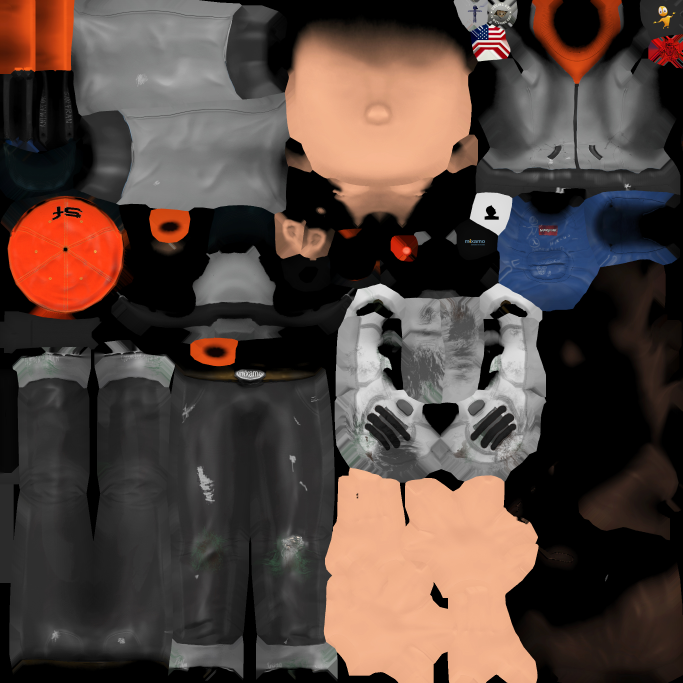
#> input picture Assets/Resources/Actors/Aj/Boy01_diffuse.jpg, 2048 x 2048 px (shown at 1/3 size)
$ python -i extract_glb_textures.py   (imports and definitions only)
#> lines starting #> are read from the running program, lines starting #| are printed output that depends on the picture
#!/usr/bin/env python3
"""Extract GLB images as 1024-square PNGs strictly below 2,000,000 bytes."""

import argparse
import base64
import io
import json
from pathlib import Path
import re
import struct
import sys
import tempfile
from urllib.parse import unquote, unquote_to_bytes, urlsplit
import zipfile

from PIL import Image

SIZE = (1024, 1024)
MAX_BYTES = 2_000_000


def read_glb(path):
    data = path.read_bytes()
    if len(data) < 12:
        raise ValueError("GLB header is truncated")
    magic, version, length = struct.unpack_from("<4sII", data)
    if magic != b"glTF" or version != 2 or length != len(data):
        raise ValueError("Expected a valid GLB 2.0 file with matching length")
    chunks = []
    offset = 12
    while offset < length:
        if offset + 8 > length:
            raise ValueError("Truncated chunk header")
        size, kind = struct.unpack_from("<II", data, offset)
        offset += 8
        if size % 4 or offset + size > length:
            raise ValueError("Invalid chunk length")
        chunks.append((kind, data[offset:offset + size]))
        offset += size
    if not chunks or chunks[0][0] != 0x4E4F534A:
        raise ValueError("Missing first JSON chunk")
    bins = [body for kind, body in chunks if kind == 0x004E4942]
    if len(bins) > 1:
        raise ValueError("Multiple BIN chunks are unsupported")
    return json.loads(chunks[0][1]), bins[0] if bins else b""


# [75 lines left out: functions read_uri, get_item, image_payloads, encode_png, convert, not called in this run]


def export(source, output, archive=None):
    document, binary = read_glb(source)
    if not document.get("images"):
        raise ValueError("GLB contains no images")
    if output.exists():
        raise ValueError(f"Output already exists; choose a new directory: {output}")
    if archive is not None:
        if archive.exists():
            raise ValueError(f"ZIP already exists: {archive}")
        if archive.resolve().is_relative_to(output.resolve()):
            raise ValueError("ZIP path must be outside the output directory")
    output.parent.mkdir(parents=True, exist_ok=True)
    # Finish every conversion before publishing the output directory.
    with tempfile.TemporaryDirectory(prefix=".glb-textures-", dir=output.parent) as temp:
        staging = Path(temp) / "textures"
        staging.mkdir()
        results = []
        for index, name, payload in image_payloads(document, binary, source.parent):
            safe_name = re.sub(r"[^A-Za-z0-9_-]+", "_", str(name)).strip("_")[:80] or "image"
            filename = f"{index:03d}_{safe_name}.png"
            try:
                png, original_size, colors = convert(payload)
            except (OSError, ValueError) as error:
                raise ValueError(f"Image {index} ({name}): {error}. KTX2/BasisU requires prior decoding.") from error
            (staging / filename).write_bytes(png)
            results.append((filename, len(png), original_size, colors))
        staging.rename(output)
    if archive is not None:
        archive.parent.mkdir(parents=True, exist_ok=True)
        with zipfile.ZipFile(archive, "x", compression=zipfile.ZIP_DEFLATED) as zip_file:
            for filename, *_ in results:
                zip_file.write(output / filename, filename)
    return results


# [62 lines left out: functions batch_export, main, not called in this run]


# [2 lines not run here, left out]

>>> import cv2
>>> picture = cv2.imread('../../Assets/Resources/Actors/Aj/Boy01_diffuse.jpg', cv2.IMREAD_GRAYSCALE)
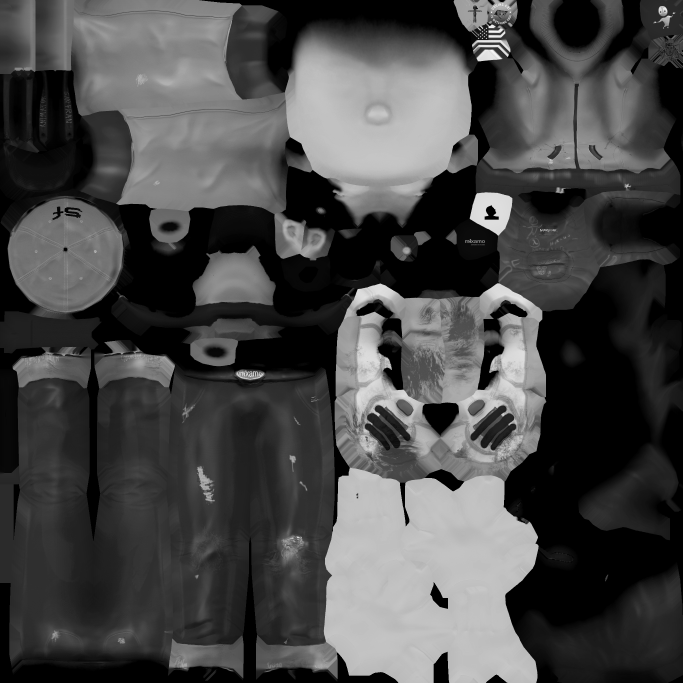
#> picture: shape (2048, 2048) (shown at 1/3 size); min 0, max 255, mean 71.6
>>> result = export(picture, 'out.png')
#> (the run stopped early here; a loop or call above may not have finished)
